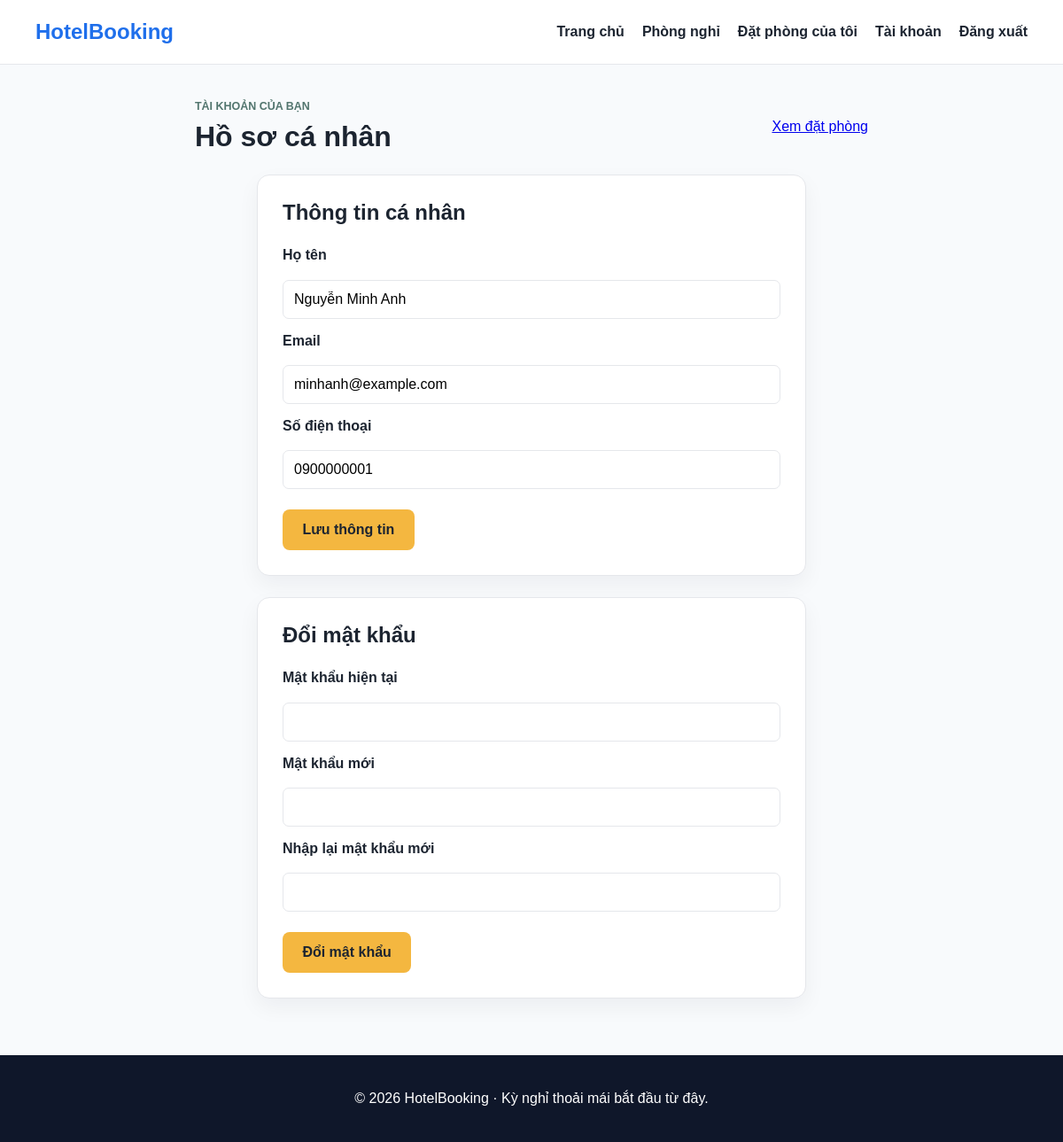
The page /index.php?page=profile (signed in) on the database its author committed.
### tables this page shows
CREATE TABLE IF NOT EXISTS customers (
  id INT UNSIGNED NOT NULL AUTO_INCREMENT,
  full_name VARCHAR(150) NOT NULL,
  email VARCHAR(190) NOT NULL,
  phone VARCHAR(30) NOT NULL,
  password_hash VARCHAR(255) NULL,
  created_at TIMESTAMP NOT NULL DEFAULT CURRENT_TIMESTAMP,
  PRIMARY KEY (id),
  UNIQUE KEY uq_customers_email (email)
);

### helpers/router.php (called while the page is built, shortened)
<?php
function base_url($path = '')
{
    $directory = str_replace('\\', '/', dirname($_SERVER['SCRIPT_NAME'] ?? '/index.php'));
    $base = trim($directory, '/.');
    $prefix = $base === '' ? '/' : '/' . $base . '/';
    return $prefix . ltrim($path, '/');
}
function url($page = 'home', $params = array())
{
    return base_url('index.php?' . http_build_query(array_merge(array('page' => $page), $params)));
}

### helpers/common.php (called while the page is built, shortened)
<?php
function e($value)
{
    return htmlspecialchars((string) $value, ENT_QUOTES, 'UTF-8');
}
function current_customer_id()
{
    return isset($_SESSION['customer_id']) ? (int) $_SESSION['customer_id'] : null;
}

### config/database.php (called while the page is built)
<?php
return array(
    'host' => '127.0.0.1',
    'port' => 3306,
    'database' => 'hotel_booking_system',
    'username' => 'root',
    'password' => '0356273499Khoa@',
    'charset' => 'utf8mb4',
);

### helpers/database.php (called while the page is built)
<?php
function db()
{
    static $database = null;
    if ($database === null) {
        $config = require __DIR__ . '/../config/database.php';
        $database = new Database($config);
    }
    return $database;
}

### classes/Database.php (called while the page is built, shortened)
<?php
class Database
{
    private $connection;
    public function __construct($config)
    {
        $this->connection = new mysqli(
            $config['host'],
            $config['username'],
            $config['password'],
            $config['database'],
            $config['port']
        );
        $this->connection->set_charset($config['charset']);
    }
    public function run($sql, $params = array())
    {
        $statement = $this->connection->prepare($sql);
        $statement->execute(array_values($params));
        return $statement;
    }
    public function fetchOne($sql, $params = array())
    {
        $row = $this->run($sql, $params)->get_result()->fetch_assoc();
        return $row ?: null;
    }
}

### functions.php (called while the page is built, shortened)
<?php
function getCustomerById($id)
{
    return db()->fetchOne(
        'SELECT id, full_name, email, phone FROM customers WHERE id = ?',
        array($id)
    );
}

### pages/profile/action.php (called while the page is built, shortened)
<?php
$customerProfile = getCustomerById(current_customer_id());
$profileValues = array(
    'full_name' => $customerProfile['full_name'],
    'email' => $customerProfile['email'],
    'phone' => $customerProfile['phone'],
);

### pages/profile/index.php (the view, shortened to what this page needs)
<main class="container page-content account-page">
  <header class="account-heading"><div><p class="eyebrow">Tài khoản của bạn</p><h1>Hồ sơ cá nhân</h1></div><a href="<?= e(url('my-bookings')) ?>">Xem đặt phòng</a></header>
  <section class="form-box account-card">
    <h2>Thông tin cá nhân</h2>
    <form action="<?= e(url('profile')) ?>" method="post">
      <label for="profile-name">Họ tên</label><input id="profile-name" type="text" name="full_name" maxlength="150" value="<?= e($profileValues['full_name']) ?>" required />
      <label for="profile-email">Email</label><input id="profile-email" type="email" name="email" maxlength="190" value="<?= e($profileValues['email']) ?>" required />
      <label for="profile-phone">Số điện thoại</label><input id="profile-phone" type="tel" name="phone" maxlength="30" value="<?= e($profileValues['phone']) ?>" required />
      <button class="btn btn-primary" type="submit">Lưu thông tin</button>
    </form>
  </section>
  <section class="form-box account-card">
    <h2>Đổi mật khẩu</h2>
    <form action="<?= e(url('profile')) ?>" method="post">
      <label for="current-password">Mật khẩu hiện tại</label><input id="current-password" type="password" name="current_password" autocomplete="current-password" required />
      <label for="new-password">Mật khẩu mới</label><input id="new-password" type="password" name="new_password" minlength="8" maxlength="72" autocomplete="new-password" required />
      <label for="password-confirmation">Nhập lại mật khẩu mới</label><input id="password-confirmation" type="password" name="password_confirmation" minlength="8" maxlength="72" autocomplete="new-password" required />
      <button class="btn btn-primary" type="submit">Đổi mật khẩu</button>
    </form>
  </section>
</main>

### assets/css/style.css (style rules this page uses)
:root { --primary: #1f6feb; --primary-dark: #144ea3; --accent: #f4b740; --bg: #f5f7fb; --text: #1c2430; --muted: #667085; --card: #ffffff; --border: #e5e7eb; --success: #1f9d68; }
* { box-sizing: border-box; }
body { margin: 0; font-family: Arial, sans-serif; background: var(--bg); color: var(--text); }
.container { width: min(1120px, calc(100% - 32px)); margin: 0 auto; }
.btn { display: inline-flex; align-items: center; justify-content: center; min-height: 46px; padding: 0.8rem 1.4rem; border-radius: 8px; text-decoration: none; font-weight: 700; transition: 0.2s ease; }
.btn-primary { background: var(--accent); color: var(--text); }
.feature-card, .card, .form-box { background: var(--card); border: 1px solid var(--border); border-radius: 14px; box-shadow: 0 10px 25px rgba(15, 23, 42, 0.05); }
.page-content { padding: 2.5rem 0; }
.form-box { max-width: 620px; margin: 0 auto; padding: 2rem; }
label { display: block; margin-bottom: 0.5rem; font-weight: 600; }
input, select, textarea, button { width: 100%; padding: 0.8rem 0.9rem; border: 1px solid var(--border); border-radius: 8px; font: inherit; }
button { cursor: pointer; background: var(--primary); color: #fff; border: none; font-weight: 700; }

### assets/css/public.css (style rules this page uses)
body { background: #f8fafc; }
.account-page { max-width: 760px; }
.account-card { width: 100%; margin: 0 auto 1.5rem; padding: 1.75rem; }
.account-card h1, .account-card h2 { margin-top: 0; }
.account-card form { display: grid; gap: 0.65rem; }
.account-card label { margin-top: 0.35rem; font-weight: 700; }
.account-card input, .account-card select { width: 100%; min-height: 44px; padding: 0.65rem 0.75rem; border: 1px solid var(--border); border-radius: 7px; font: inherit; }
.account-card .btn { width: fit-content; margin-top: 0.75rem; border: 0; cursor: pointer; }
.account-heading { display: flex; align-items: center; justify-content: space-between; gap: 1rem; margin-bottom: 1.5rem; }
.account-heading h1 { margin: 0; }
.eyebrow { margin: 0 0 0.55rem; color: #52756e; font-size: 0.78rem; font-weight: 700; text-transform: uppercase; }
.btn { transition: all 0.3s ease; }

### rows shown on the page
customers: full_name "Nguyễn Minh Anh", email "minhanh@example.com", phone "0900000001"
